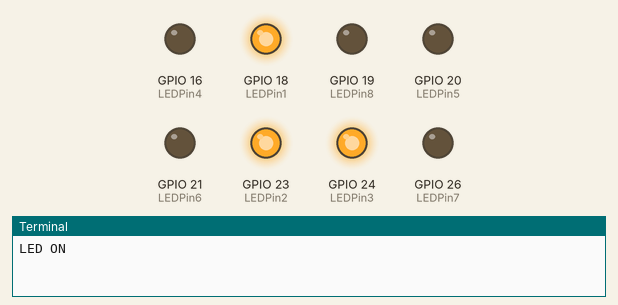
Recording of a program running on a simulated Raspberry Pi (BCM pin numbers). On the bench: output pins drawn as LEDs (lit = HIGH), the last lines printed to the terminal. At 40.0 s the program stops and its outputs stay as they are.

Above: at 1.5 s.
At 3.5 s:
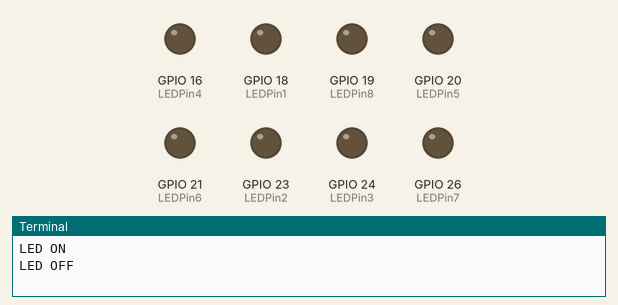
Timing chart, 0 to 5.2 s (numbered marks = the images above):
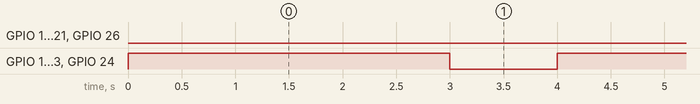

The program:

8LEDS.py
```python
import RPi.GPIO as GPIO
from time import sleep

GPIO.setmode(GPIO.BCM) # for GPIO numbering, choose BCM

blinkCount = 5


count = 0


LEDPin1 = 18
LEDPin2 = 23
LEDPin3 = 24
LEDPin4 = 16
LEDPin5 = 20
LEDPin6 = 21
LEDPin7 = 26
LEDPin8 = 19


#setup
GPIO.setup(LEDPin1, GPIO.OUT)
GPIO.setup(LEDPin2, GPIO.OUT)
GPIO.setup(LEDPin3, GPIO.OUT)
GPIO.setup(LEDPin4, GPIO.OUT)
GPIO.setup(LEDPin5, GPIO.OUT)
GPIO.setup(LEDPin6, GPIO.OUT)
GPIO.setup(LEDPin7, GPIO.OUT)
GPIO.setup(LEDPin8, GPIO.OUT)


while count < blinkCount:
    GPIO.output(LEDPin1, True)
    GPIO.output(LEDPin2, True)
    GPIO.output(LEDPin3, True)
    print("LED ON")
    sleep(3)
    GPIO.output(LEDPin1, False)
    GPIO.output(LEDPin2, False)
    GPIO.output(LEDPin3, False)
    print("LED OFF")
    sleep(1)
    count +=1


count = 0

while count < blinkCount:
    GPIO.output(LEDPin4, True)
    GPIO.output(LEDPin5, True)
    GPIO.output(LEDPin6, True)
    GPIO.output(LEDPin7, True)
    GPIO.output(LEDPin8, True)
    print("LED ON")
    sleep(3)
    GPIO.output(LEDPin4, False)
    GPIO.output(LEDPin5, False)
    GPIO.output(LEDPin6, False)
    GPIO.output(LEDPin7, False)
    GPIO.output(LEDPin8, False)
    print("LED OFF")
    sleep(1)
    count +=1
```

Measured:
- by itself, GPIO 18 (LEDPin1), GPIO 23 (LEDPin2), GPIO 24 (LEDPin3): alternates HIGH for 3.0 s and LOW for 1.0 s, 10 changes in all, then stays LOW
- by itself, GPIO 16 (LEDPin4), GPIO 19 (LEDPin8), GPIO 20 (LEDPin5), GPIO 21 (LEDPin6), GPIO 26 (LEDPin7): LOW → HIGH at 20.0 s, → LOW 3.0 s later, → HIGH 1.0 s later, → LOW 3.0 s later, … (10 changes in this stretch)
